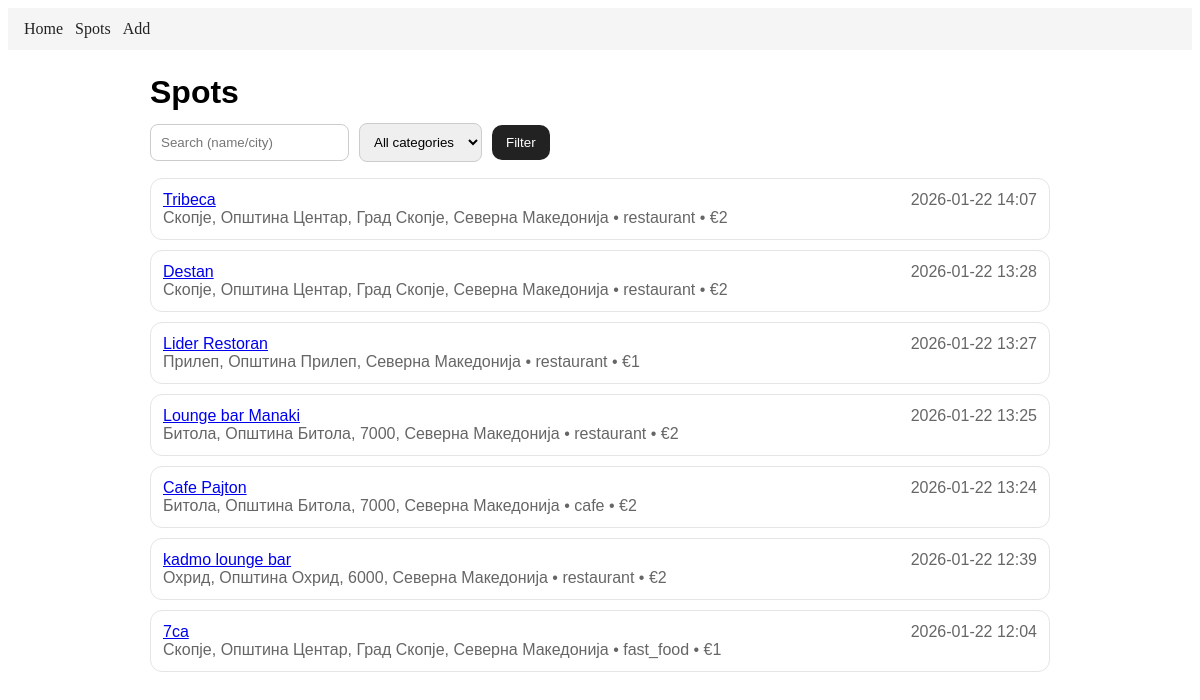
Screenshot of /spots with the database file from the repository.
### models.py (models this page shows)
class Spot(Base):
    __tablename__ = "spots"
    id = Column(Integer, primary_key=True)
    name = Column(String(120), nullable=False)
    city_query = Column(String(120), nullable=False)
    city_full_name = Column(String(255), nullable=True)
    category = Column(String(40), nullable=False)
    price_level = Column(Integer, nullable=True)
    notes = Column(Text, nullable=True)
    ai_description = Column(Text, nullable=True)
    tags = Column(String(255), nullable=True)
    created_at = Column(DateTime, default=datetime.utcnow, nullable=False)

### app.py (the view, shortened to what this page needs)
@app.get("/spots")
def spots_list():
    q = (request.args.get("q") or "").strip()  # ни овозможува пребарување според име или град
    category = (request.args.get("category") or "").strip()  # пребарување според категорија
    query = session.query(Spot)
    if category:  # филтрирање според категорија
        query = query.filter(Spot.category == category)
    spots = query.order_by(Spot.created_at.desc()).all()  # ги подредуваме според последно креирано место
    session.close()
    return render_template(
        "spots_list.html",
        spots=spots,
        q=q,
        category=category,
        categories=CATEGORIES,
    )

### templates/spots_list.html (shortened to what this page needs)
{% extends "layout.html" %}
{% block content %}
<h1>Spots</h1>
<form class="row" method="get">
    <input type="text" name="q" placeholder="Search (name/city)" value="{{ q }}">
    <select name="category">
        <option value="">All categories</option>
    </select>
    <button class="btn" type="submit">Filter</button>
</form>
{% if spots %}
<ul class="list">
    {% for s in spots %}
    <li class="list-item">
        <div>
            <a href="{{ url_for('spot_detail', spot_id=s.id) }}">{{ s.name }}</a>
            <div class="muted">{{ s.city_full_name or s.city_query }} • {{ s.category }}{% if s.price_level %} • €{{
                s.price_level }}{% endif %}
            </div>
        </div>
        <div class="muted">{{ s.created_at.strftime("%Y-%m-%d %H:%M") }}</div>
    </li>
    {% endfor %}
</ul>
{% else %}
<p>Нема записи.</p>
{% endif %}
{% endblock %}

### templates/layout.html (shortened to what this page needs)
<!doctype html>
<html lang="mk">
<head>
    <link rel="stylesheet" href="{{ url_for('static', filename='css/style.css') }}">
</head>
<body>
<nav class="nav">
    <a href="{{ url_for('home') }}">Home</a>
    <a href="{{ url_for('spots_list') }}">Spots</a>
    <a href="{{ url_for('spots_new') }}">Add</a>
</nav>
<main class="container">
    {% block content %}{% endblock %}
</main>
</body>
</html>

### static/css/style.css (style rules this page uses)
.container { max-width: 900px; margin: 24px auto; padding: 0 16px; font-family: Calibri, Arial, sans-serif; }
.nav { display: flex; gap: 12px; padding: 12px 16px; background: #f5f5f5; }
.nav a { text-decoration: none; color: #222; }
h1, h2, h3 { margin: 12px 0; }
input, textarea, select { padding: 10px; border: 1px solid #ccc; border-radius: 8px; }
.btn { display: inline-block; padding: 10px 14px; border: 0; border-radius: 10px; background: #222; color: #fff; cursor: pointer; text-decoration: none; }
.row { display: flex; gap: 10px; align-items: center; flex-wrap: wrap; margin: 12px 0; }
.list { list-style: none; padding-left: 0; }
.list-item { display: flex; justify-content: space-between; gap: 12px; padding: 12px; margin: 10px 0; border: 1px solid #e5e5e5; border-radius: 12px; background: #fff; }
.muted { color: #666; }

### rows the page displays
Spot: name "Tribeca", city_full_name "Скопје, Општина Центар, Град Скопје, Северна Македонија", category "restaurant", price_level "2", created_at "2026-01-22 14:07"
Spot: name "Destan", city_full_name "Скопје, Општина Центар, Град Скопје, Северна Македонија", category "restaurant", price_level "2", created_at "2026-01-22 13:28"
Spot: name "Lider Restoran", city_full_name "Прилеп, Општина Прилеп, Северна Македонија", category "restaurant", price_level "1", created_at "2026-01-22 13:27"
Spot: name "Lounge bar Manaki", city_full_name "Битола, Општина Битола, 7000, Северна Македонија", category "restaurant", price_level "2", created_at "2026-01-22 13:25"
Spot: name "Cafe Pajton", city_full_name "Битола, Општина Битола, 7000, Северна Македонија", category "cafe", price_level "2", created_at "2026-01-22 13:24"
Spot: name "kadmo lounge bar", city_full_name "Охрид, Општина Охрид, 6000, Северна Македонија", category "restaurant", price_level "2", created_at "2026-01-22 12:39"
Spot: name "7ca", city_full_name "Скопје, Општина Центар, Град Скопје, Северна Македонија", category "fast_food", price_level "1", created_at "2026-01-22 12:04"
